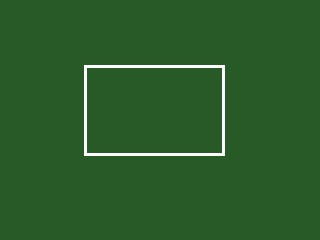
#> input picture tmp_cluster_test/groupA_00.jpg, 320 x 240 px
$ python cluster_images.py --input ../tmp_cluster_test
#> lines starting #> are read from the running program, lines starting #| are printed output that depends on the picture
### cluster_utils.py
# Copyright (c) 2026
# SPDX-License-Identifier: GPL-3.0-or-later

"""Stage 2A: lightweight image clustering and representative selection.

Design goals:
- Keep dependencies small and CPU-friendly for Streamlit Cloud.
- Provide a deterministic, testable pipeline (CLI + Streamlit can share).
- Do *not* depend on iNaturalist credentials.

Approach (MVP):
- Perceptual hash (dHash) embedding for each image
- Cluster with a simple union-find based on Hamming distance threshold
- Pick a representative per cluster (sharpest image by Laplacian variance)

This is intentionally not a foundation-model embedding yet; it’s a reliable
first step to dedupe near-identical camtrap frames and burst sequences.

We can upgrade later to transformer embeddings + HDBSCAN when you’re ready.
"""

from __future__ import annotations

from dataclasses import dataclass
from pathlib import Path
from typing import Dict, Iterable, List, Optional, Tuple

import numpy as np
from datetime import datetime

try:
    from PIL import Image
except Exception as e:  # pragma: no cover
    raise RuntimeError("Pillow is required for clustering utilities.") from e


SUPPORTED_EXTS = {".jpg", ".jpeg", ".png", ".bmp", ".webp"}


@dataclass
class ImageRecord:
    path: Path
    dhash: int
    sharpness: float
    width: int
    height: int


def iter_image_paths(root: Path) -> List[Path]:
    if root.is_file():
        return [root]

    paths: List[Path] = []
    for p in root.rglob("*"):
        if p.is_file() and p.suffix.lower() in SUPPORTED_EXTS:
            paths.append(p)
#> pass 2 of the loop in iter_image_paths, `for p in root.rglob("*"):`:
#> in build_records, img is the input picture: PIL image 320x240 RGB; mean R, G, B 43.8, 92.8, 42.8
    paths.sort()
    return paths


# [41 lines left out: function group_paths_by_mtime, not called in this run]


def _to_grayscale_small(img: Image.Image, size: Tuple[int, int]) -> np.ndarray:
    return np.asarray(img.convert("L").resize(size, Image.BILINEAR), dtype=np.uint8)


def compute_dhash(img: Image.Image, hash_size: int = 8) -> int:
    """Difference hash (dHash), returns 64-bit int when hash_size=8."""
    # dHash uses (hash_size+1, hash_size) so we can compare adjacent pixels horizontally
    gray = _to_grayscale_small(img, (hash_size + 1, hash_size))
    diff = gray[:, 1:] > gray[:, :-1]

    # Pack bits row-major into an int
    bits = diff.flatten().astype(np.uint8)
    out = 0
    for b in bits:
        out = (out << 1) | int(b)
    return out


def hamming_distance64(a: int, b: int) -> int:
    return (a ^ b).bit_count()


def laplacian_variance_sharpness(img: Image.Image) -> float:
    """Simple sharpness metric; higher = sharper.

    Uses a tiny Laplacian kernel implemented with numpy (no OpenCV dependency).
    """
    g = np.asarray(img.convert("L"), dtype=np.float32)
    if g.size == 0:
        return 0.0

    # 3x3 Laplacian kernel
    k = np.array([[0, 1, 0], [1, -4, 1], [0, 1, 0]], dtype=np.float32)

    # Convolution (valid region)
    if g.shape[0] < 3 or g.shape[1] < 3:
        return float(np.var(g))

    sub = (
        k[0, 1] * g[:-2, 1:-1]
        + k[1, 0] * g[1:-1, :-2]
        + k[1, 1] * g[1:-1, 1:-1]
        + k[1, 2] * g[1:-1, 2:]
        + k[2, 1] * g[2:, 1:-1]
    )
    return float(np.var(sub))


def build_records(paths: Iterable[Path], hash_size: int = 8) -> List[ImageRecord]:
    records: List[ImageRecord] = []
    for p in paths:
        try:
            with Image.open(p) as img:
                img = img.copy()  # close file handle early
            dh = compute_dhash(img, hash_size=hash_size)
#> in compute_dhash, `bits = diff.flatten().astype(np.uint8)`: bits = 64 values, max 1 at index 9, min 0 at index 0, mean 0.234
#> the loop in compute_dhash, `for b in bits:` made 64 passes
#> (b, out) on passes 2 to 13: (0, 0), (0, 0), (0, 0), (0, 0), (0, 0), (0, 0), (0, 0), (0, 0), (1, 1), (1, 3), (0, 6), (0, 12)
#> out on pass 1: 0
#> after the loop in compute_dhash, `for b in bits:`: out = 27242379691950080
            sharp = laplacian_variance_sharpness(img)
#> in laplacian_variance_sharpness, `g = np.asarray(img.convert("L"), dtype=np.float32)`:
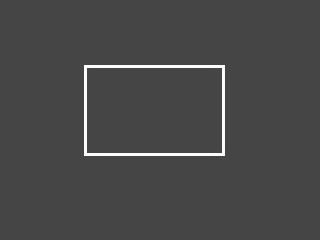
#> g: shape (240, 320) float32; min 57, max 255, mean 72.2
#> in laplacian_variance_sharpness, `sub = ( k[0, 1] * g[:-2, 1:-1] + k[1, 0] * g[1:-1, :-2] + k[1, 1] * g[..`:
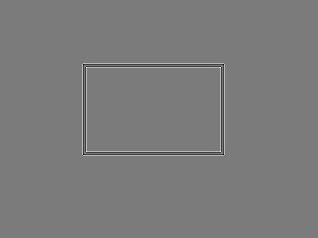
#> sub: shape (238, 318) float32; min -361, max 384, mean 0; drawn with min black and max white
#> in build_records, `sharp = laplacian_variance_sharpness(img)`: sharp = 779.9
            records.append(ImageRecord(path=p, dhash=dh, sharpness=sharp, width=img.width, height=img.height))
        except Exception:
            # skip unreadable files
            continue
#> pass 2 of the loop in build_records, `for p in paths:`:
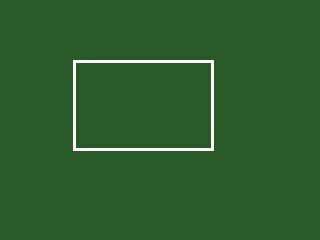
#> input picture tmp_cluster_test/groupA_01.jpg, 320 x 240 px
#> in build_records, img is the input picture: PIL image 320x240 RGB; mean R, G, B 43.7, 92.8, 42.8
#> the loop in compute_dhash (call 2), `for b in bits:` made 64 passes
#> dh = 54263960217583616
#> in laplacian_variance_sharpness (call 2), `g = np.asarray(img.convert("L"), dtype=np.float32)`:
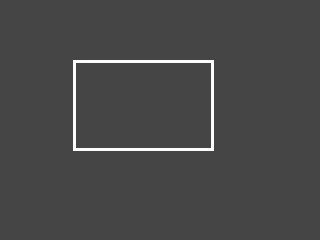
#> g: shape (240, 320) float32; min 57, max 255, mean 72.2
#> in laplacian_variance_sharpness (call 2), `sub = ( k[0, 1] * g[:-2, 1:-1] + k[1, 0] * g[1:-1, :-2] + k[1, 1] * g[..`:
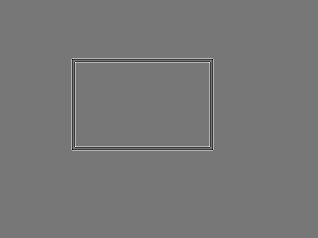
#> sub: shape (238, 318) float32; min -351, max 401, mean 0; drawn with min black and max white
#> sharp = 778.4

    return records


class _UnionFind:
    def __init__(self, n: int):
        self.p = list(range(n))
        self.r = [0] * n

    def find(self, x: int) -> int:
        while self.p[x] != x:
            self.p[x] = self.p[self.p[x]]
            x = self.p[x]
        return x

    def union(self, a: int, b: int) -> None:
        ra, rb = self.find(a), self.find(b)
        if ra == rb:
            return
        if self.r[ra] < self.r[rb]:
            self.p[ra] = rb
        elif self.r[ra] > self.r[rb]:
            self.p[rb] = ra
        else:
            self.p[rb] = ra
            self.r[ra] += 1


def cluster_by_dhash(records: List[ImageRecord], max_hamming: int = 10) -> Dict[int, List[int]]:
    """Cluster indices by dHash within a Hamming threshold using a BK-tree.

    This scales much better than O(N^2) for thousands of images.
    """

    n = len(records)
    if n == 0:
        return {}

    uf = _UnionFind(n)

    tree = BKTree(distance=hamming_distance64)
    for i, rec in enumerate(records):
        # Query prior items for neighbors within threshold and union them.
        for j in tree.query(rec.dhash, max_hamming):
            uf.union(i, j)
        tree.add(rec.dhash, i)

    clusters: Dict[int, List[int]] = {}
    for i in range(n):
        r = uf.find(i)
        clusters.setdefault(r, []).append(i)

    return dict(sorted(clusters.items(), key=lambda kv: (-len(kv[1]), kv[0])))


def pick_representatives(records: List[ImageRecord], clusters: Dict[int, List[int]]) -> Dict[int, int]:
    """Return representative index for each cluster root.

    We pick the sharpest image (Laplacian variance) as the representative.
    """

    reps: Dict[int, int] = {}
    for root, idxs in clusters.items():
        best = max(idxs, key=lambda i: (records[i].sharpness, records[i].width * records[i].height))
        reps[root] = best
    return reps


def build_cluster_manifest(
    root: Path,
    max_hamming: int = 10,
    hash_size: int = 8,
) -> Tuple[List[ImageRecord], Dict[int, List[int]], Dict[int, int]]:
    paths = iter_image_paths(root)
    records = build_records(paths, hash_size=hash_size)

    # Scalable clustering (BK-tree)
    clusters = cluster_by_dhash(records, max_hamming=max_hamming)
    reps = pick_representatives(records, clusters)
    return records, clusters, reps


class BKTree:
    """BK-tree for fast "within-distance" queries in a metric space.

    This implementation stores (value, payload) where payload is typically the
    record index.
    """

    class _Node:
        __slots__ = ("value", "payload", "children")

        def __init__(self, value: int, payload: int):
            self.value = value
            self.payload = payload
            self.children: Dict[int, "BKTree._Node"] = {}

    def __init__(self, distance):
        self._dist = distance
        self._root: Optional[BKTree._Node] = None

    def add(self, value: int, payload: int) -> None:
        if self._root is None:
            self._root = BKTree._Node(value, payload)
            return

        node = self._root
        while True:
            d = self._dist(value, node.value)
            child = node.children.get(d)
            if child is None:
                node.children[d] = BKTree._Node(value, payload)
                return
            node = child

    def query(self, value: int, max_dist: int) -> List[int]:
        """Return payloads with distance <= max_dist."""

        if self._root is None:
            return []

        out: List[int] = []
        stack = [self._root]
        while stack:
            node = stack.pop()
            d = self._dist(value, node.value)
            if d <= max_dist:
                out.append(node.payload)

            lo = d - max_dist
            hi = d + max_dist
            for cd, child in node.children.items():
                if lo <= cd <= hi:
                    stack.append(child)

        return out

### scripts/cluster_images.py
#!/usr/bin/env python3
# Copyright (c) 2026
# SPDX-License-Identifier: GPL-3.0-or-later

"""Cluster images and select representatives (Stage 2A).

This is a local, testable step that does *not* require iNaturalist credentials.

Usage:
  python3 scripts/cluster_images.py --input /path/to/images --out clusters.csv

The output CSV includes one row per image with cluster assignment and whether
it was selected as the representative.
"""

from __future__ import annotations

import argparse
import csv
from pathlib import Path

import sys

# Allow running from repo root: add project root (parent of scripts/) to sys.path
PROJECT_ROOT = Path(__file__).resolve().parent.parent
sys.path.insert(0, str(PROJECT_ROOT))

from cluster_utils import build_cluster_manifest


def main() -> int:
    ap = argparse.ArgumentParser()
    ap.add_argument("--input", required=True, help="Folder (or single image) to cluster")
    ap.add_argument("--out", default="clusters.csv", help="Output CSV path")
    ap.add_argument("--max-hamming", type=int, default=10, help="dHash Hamming threshold")
    ap.add_argument("--hash-size", type=int, default=8, help="dHash size (8 => 64-bit)")
    args = ap.parse_args()

    root = Path(args.input).expanduser().resolve()
    if not root.exists():
        raise SystemExit(f"Input not found: {root}")

    records, clusters, reps = build_cluster_manifest(root, max_hamming=args.max_hamming, hash_size=args.hash_size)
#> in build_cluster_manifest, `records = build_records(paths, hash_size=hash_size)`: records = 2 items
#> in cluster_by_dhash, `n = len(records)`: n = 2
#> in __init__, `self.r = [0] * n`: self.r = [0, 0]
#> the loop in cluster_by_dhash, `for i, rec in enumerate(records):` made 2 passes
#> the loop in cluster_by_dhash, `for i in range(n):` made 2 passes
#> r on passes 1 to 2: 1, 1
#> after the loop in cluster_by_dhash, `for i in range(n):`: clusters = {1: [0, 1]}
#> the loop in pick_representatives, `for root, idxs in clusters.items():` made 1 pass
#> (root, idxs, best) on pass 1: (1, [0, 1], 0)
#> after the loop in pick_representatives, `for root, idxs in clusters.items():`: reps = {1: 0}
#> records = 2 items; clusters = {1: [0, 1]}; reps = {1: 0}

    # Map index -> cluster_id (dense ids for readability)
    roots = list(clusters.keys())
#> roots = [1]
    root_to_cluster_id = {r: i for i, r in enumerate(roots)}
#> root_to_cluster_id = {1: 0}

    # Precompute idx -> root
    idx_to_root = {}
    for r, idxs in clusters.items():
        for i in idxs:
            idx_to_root[i] = r
#> this loop made 1 pass
#> (r, idxs) on pass 1: (1, [0, 1])
#> after the loop, idx_to_root = {0: 1, 1: 1}

    out_path = Path(args.out).expanduser().resolve()
    out_path.parent.mkdir(parents=True, exist_ok=True)

    with open(out_path, "w", newline="", encoding="utf-8") as f:
        w = csv.DictWriter(
            f,
            fieldnames=[
                "path",
                "cluster_id",
                "cluster_size",
                "is_representative",
                "sharpness",
                "width",
                "height",
            ],
        )
        w.writeheader()

        for idx, rec in enumerate(records):
            r = idx_to_root.get(idx)
            if r is None:
                continue
            cid = root_to_cluster_id[r]
            size = len(clusters[r])
            w.writerow(
                {
                    "path": str(rec.path),
                    "cluster_id": cid,
                    "cluster_size": size,
                    "is_representative": "1" if reps.get(r) == idx else "0",
                    "sharpness": f"{rec.sharpness:.4f}",
                    "width": rec.width,
                    "height": rec.height,
                }
            )
#> this loop made 2 passes
#> (r, cid, size) on passes 1 to 2: (1, 0, 2), (1, 0, 2)

    reps_count = len(reps)
#> reps_count = 1
    print(f"Images: {len(records)}")
#| Images: 2
    print(f"Clusters: {len(clusters)}")
#| Clusters: 1
    print(f"Representatives: {reps_count}")
#| Representatives: 1
    print(f"Wrote: {out_path}")
    return 0


if __name__ == "__main__":
    raise SystemExit(main())
#> (the program exits here)
